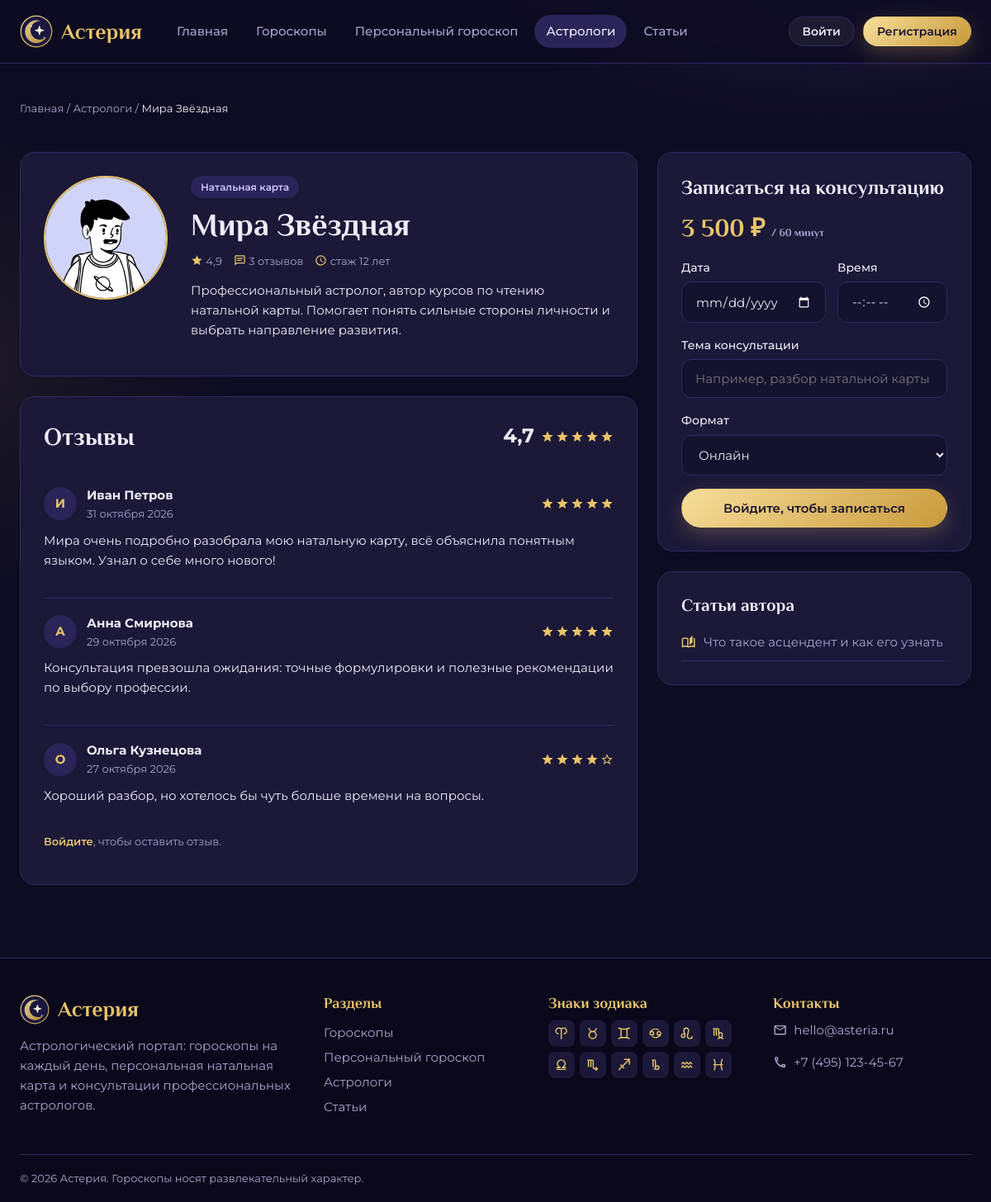
Page /astrologer.php?id=1 on the committed database.
### tables this page shows
CREATE TABLE astrologers (
  id INT AUTO_INCREMENT PRIMARY KEY,
  name VARCHAR(100) NOT NULL,
  photo VARCHAR(100) NOT NULL,
  specialization VARCHAR(100) NOT NULL,
  experience INT NOT NULL,
  price INT NOT NULL,
  rating DECIMAL(2,1) NOT NULL DEFAULT 5.0,
  about TEXT NOT NULL
);

CREATE TABLE reviews (
  id INT AUTO_INCREMENT PRIMARY KEY,
  astrologer_id INT NOT NULL,
  user_id INT NOT NULL,
  rating TINYINT NOT NULL,
  text TEXT NOT NULL,
  is_approved TINYINT(1) NOT NULL DEFAULT 0,
  created_at DATETIME NOT NULL DEFAULT CURRENT_TIMESTAMP,
  FOREIGN KEY (astrologer_id) REFERENCES astrologers(id) ON DELETE CASCADE,
  FOREIGN KEY (user_id) REFERENCES users(id) ON DELETE CASCADE
);

CREATE TABLE users (
  id INT AUTO_INCREMENT PRIMARY KEY,
  name VARCHAR(100) NOT NULL,
  email VARCHAR(150) NOT NULL UNIQUE,
  password VARCHAR(255) NOT NULL,
  birth_date DATE NULL,
  birth_time TIME NULL,
  birth_place VARCHAR(150) NULL,
  role ENUM('user','admin') NOT NULL DEFAULT 'user',
  created_at DATETIME NOT NULL DEFAULT CURRENT_TIMESTAMP
);

CREATE TABLE articles (
  id INT AUTO_INCREMENT PRIMARY KEY,
  title VARCHAR(200) NOT NULL,
  slug VARCHAR(100) NOT NULL UNIQUE,
  category VARCHAR(50) NOT NULL,
  image VARCHAR(100) NOT NULL,
  excerpt VARCHAR(300) NOT NULL,
  content TEXT NOT NULL,
  astrologer_id INT NULL,
  published_at DATE NOT NULL,
  views INT NOT NULL DEFAULT 0,
  FOREIGN KEY (astrologer_id) REFERENCES astrologers(id) ON DELETE SET NULL
);

CREATE TABLE zodiac_signs (
  id INT AUTO_INCREMENT PRIMARY KEY,
  name VARCHAR(30) NOT NULL,
  slug VARCHAR(30) NOT NULL UNIQUE,
  date_start CHAR(5) NOT NULL,
  date_end CHAR(5) NOT NULL,
  element ENUM('Огонь','Земля','Воздух','Вода') NOT NULL,
  planet VARCHAR(30) NOT NULL,
  description TEXT NOT NULL
);

### astrologer.php (the view, shortened to what this page needs)
<?php
require 'includes/db.php';
require_once 'includes/functions.php';
$id = (int)($_GET['id'] ?? 0);
$st = $pdo->prepare('SELECT * FROM astrologers WHERE id = ?');
$st->execute([$id]);
$a = $st->fetch();
$reviewErrors = [];
$book = ['date' => '', 'time' => '', 'topic' => '', 'format' => 'Онлайн'];
$rv = $pdo->prepare('SELECT r.*, u.name AS author FROM reviews r JOIN users u ON u.id = r.user_id
    WHERE r.astrologer_id = ? AND r.is_approved = 1 ORDER BY r.created_at DESC');
$rv->execute([$id]);
$reviews = $rv->fetchAll();
$avg = $reviews ? array_sum(array_column($reviews, 'rating')) / count($reviews) : 0;
$art = $pdo->prepare('SELECT * FROM articles WHERE astrologer_id = ? ORDER BY published_at DESC');
$art->execute([$id]);
$articles = $art->fetchAll();
require 'includes/header.php';
?>
<section class="page-head">
    <div class="container">
        <nav class="crumbs"><a href="<?= url('index.php') ?>">Главная</a> / <a href="<?= url('astrologers.php') ?>">Астрологи</a> / <span><?= e($a['name']) ?></span></nav>
    </div>
</section>
<section class="section pt-0">
    <div class="container profile-grid">
        <div>
            <div class="card profile-card">
                <img class="avatar avatar-lg" src="<?= url('assets/img/avatars/' . $a['photo']) ?>" alt="<?= e($a['name']) ?>">
                <div>
                    <span class="badge"><?= e($a['specialization']) ?></span>
                    <h1><?= e($a['name']) ?></h1>
                    <div class="astro-meta">
                        <span><?= icon('star') ?> <?= number_format((float)$a['rating'], 1, ',', '') ?></span>
                        <span><?= icon('message-text-outline') ?> <?= count($reviews) ?> отзывов</span>
                        <span><?= icon('clock-outline') ?> стаж <?= (int)$a['experience'] ?> лет</span>
                    </div>
                    <p><?= e($a['about']) ?></p>
                </div>
            </div>
            <div class="card" id="reviews">
                <div class="section-head">
                    <h2>Отзывы</h2>
                    <?php if ($reviews): ?><div class="avg"><strong><?= number_format($avg, 1, ',', '') ?></strong> <?= stars((int)round($avg)) ?></div><?php endif; ?>
                </div>
                <?php foreach ($reviews as $r): ?>
                    <div class="review">
                        <div class="review-head">
                            <span class="review-avatar"><?= e(mb_substr($r['author'], 0, 1)) ?></span>
                            <div><strong><?= e($r['author']) ?></strong><div class="muted small"><?= ruDate($r['created_at']) ?></div></div>
                            <?= stars((int)$r['rating']) ?>
                        </div>
                        <p><?= e($r['text']) ?></p>
                    </div>
                <?php endforeach; ?>
                <?php if (isLoggedIn()): ?>
                    <form method="post" class="review-form" novalidate>
                        <h3>Оставить отзыв</h3>
                        <?php foreach ($reviewErrors as $err): ?><div class="alert alert-danger"><?= e($err) ?></div><?php endforeach; ?>
                        <input type="hidden" name="action" value="review">
                        <div class="rating-input">
                            <?php for ($i = 5; $i >= 1; $i--): ?>
                                <input type="radio" id="r<?= $i ?>" name="rating" value="<?= $i ?>"><label for="r<?= $i ?>" title="<?= $i ?>"><?= icon('star') ?></label>
                            <?php endfor; ?>
                        </div>
                        <textarea name="text" rows="3" placeholder="Расскажите о консультации"><?= e($_POST['text'] ?? '') ?></textarea>
                        <button class="btn btn-outline" type="submit"><?= icon('send') ?>Отправить на модерацию</button>
                    </form>
                <?php else: ?>
                    <p class="muted small"><a class="link" href="<?= url('login.php') ?>">Войдите</a>, чтобы оставить отзыв.</p>
                <?php endif; ?>
            </div>
        </div>
        <aside>
            <form class="card form-card sticky" method="post" novalidate>
                <h2>Записаться на консультацию</h2>
                <div class="price-big"><?= number_format((int)$a['price'], 0, ',', ' ') ?> ₽ <span class="muted small">/ 60 минут</span></div>
                <div class="form-row">
                    <label>Дата<input type="date" name="date" min="<?= date('Y-m-d') ?>" value="<?= e($book['date']) ?>"></label>
                    <label>Время<input type="time" name="time" value="<?= e($book['time']) ?>"></label>
                </div>
                <label>Тема консультации<input type="text" name="topic" value="<?= e($book['topic']) ?>" placeholder="Например, разбор натальной карты"></label>
                <label>Формат
                    <select name="format">
                        <option <?= $book['format'] === 'Онлайн' ? 'selected' : '' ?>>Онлайн</option>
                    </select>
                </label>
                <?php if (isLoggedIn()): ?>
                    <button class="btn btn-gold btn-block" type="submit"><?= icon('calendar-check-outline') ?>Записаться</button>
                <?php else: ?>
                    <a class="btn btn-gold btn-block" href="<?= url('login.php') ?>">Войдите, чтобы записаться</a>
                <?php endif; ?>
            </form>
            <?php if ($articles): ?>
                <div class="card">
                    <h3>Статьи автора</h3>
                    <?php foreach ($articles as $ar): ?>
                        <a class="side-link" href="<?= url('article.php?slug=' . $ar['slug']) ?>"><?= icon('book-open-page-variant-outline') ?><?= e($ar['title']) ?></a>
                    <?php endforeach; ?>
                </div>
            <?php endif; ?>
        </aside>
    </div>
</section>
<?php require 'includes/footer.php'; ?>

### includes/functions.php (shortened to what this page needs)
<?php
function e($value): string
{
    return htmlspecialchars((string)$value, ENT_QUOTES, 'UTF-8');
}
function url(string $path = ''): string
{
    return BASE_URL . '/' . ltrim($path, '/');
}
function icon(string $name, string $class = 'ico'): string
{
    static $cache = [];
    if (!isset($cache[$name])) {
        $file = __DIR__ . '/../assets/img/icons/' . $name . '.svg';
        $svg = is_file($file) ? file_get_contents($file) : '';
        $svg = preg_replace('/ id="[^"]*"/', '', $svg);
        $cache[$name] = $svg;
    }
    return str_replace('<svg ', '<svg class="' . e($class) . '" aria-hidden="true" fill="currentColor" ', $cache[$name]);
}
function isLoggedIn(): bool
{
    return isset($_SESSION['user_id']);
}
function allSigns(PDO $pdo): array
{
    static $signs = null;
    if ($signs === null) {
        $signs = $pdo->query('SELECT * FROM zodiac_signs ORDER BY id')->fetchAll();
    }
    return $signs;
}
function ruDate(string $date, bool $withYear = true): string
{
    $months = ['', 'января', 'февраля', 'марта', 'апреля', 'мая', 'июня', 'июля', 'августа', 'сентября', 'октября', 'ноября', 'декабря'];
    $t = strtotime($date);
    return (int)date('j', $t) . ' ' . $months[(int)date('n', $t)] . ($withYear ? ' ' . date('Y', $t) : '');
}
function stars(int $n, int $max = 5): string
{
    $html = '<span class="stars" title="' . $n . ' из ' . $max . '">';
    for ($i = 1; $i <= $max; $i++) {
        $html .= icon($i <= $n ? 'star' : 'star-outline', 'ico ico-star');
    }
    return $html . '</span>';
}
function zodiacIcon(string $slug, string $class = 'ico'): string
{
    return icon('zodiac-' . $slug, $class);
}

### includes/footer.php (shortened to what this page needs)
</main>
<footer class="site-footer">
    <div class="container footer-grid">
        <div>
            <a class="logo" href="<?= url('index.php') ?>">
                <img src="<?= url('assets/img/logo.svg') ?>" alt="" width="36" height="36">
                <span>Астерия</span>
            </a>
            <p class="muted">Астрологический портал: гороскопы на каждый день, персональная натальная карта и консультации профессиональных астрологов.</p>
        </div>
        <div>
            <h4>Разделы</h4>
            <a href="<?= url('horoscopes.php') ?>">Гороскопы</a>
            <a href="<?= url('personal.php') ?>">Персональный гороскоп</a>
            <a href="<?= url('astrologers.php') ?>">Астрологи</a>
            <a href="<?= url('articles.php') ?>">Статьи</a>
        </div>
        <div>
            <h4>Знаки зодиака</h4>
            <div class="footer-signs">
                <?php foreach (allSigns($pdo) as $s): ?>
                    <a href="<?= url('horoscopes.php?sign=' . $s['slug']) ?>" title="<?= e($s['name']) ?>"><?= zodiacIcon($s['slug']) ?></a>
                <?php endforeach; ?>
            </div>
        </div>
        <div>
            <h4>Контакты</h4>
            <p class="muted"><?= icon('email-outline') ?> hello@asteria.ru</p>
            <p class="muted"><?= icon('phone-outline') ?> +7 (495) 123-45-67</p>
        </div>
    </div>
    <div class="container footer-bottom">© <?= date('Y') ?> Астерия. Гороскопы носят развлекательный характер.</div>
</footer>
</body>
</html>

### rows in the picture
astrologers: name "Мира Звёздная", photo (picture), specialization "Натальная карта", rating "4,9", experience "12", about "Профессиональный астролог, автор курсов по чтению натальной карты. Помогает понять сильные стороны личности и выбрать направление развития.", price "3 500"
reviews: user.name "И", user.name "Иван Петров", created_at "31 октября 2026", text "Мира очень подробно разобрала мою натальную карту, всё объяснила понятным языком. Узнал о себе много нового!"
reviews: user.name "А", user.name "Анна Смирнова", created_at "29 октября 2026", text "Консультация превзошла ожидания: точные формулировки и полезные рекомендации по выбору профессии."
reviews: user.name "О", user.name "Ольга Кузнецова", created_at "27 октября 2026", text "Хороший разбор, но хотелось бы чуть больше времени на вопросы."
articles: title "Что такое асцендент и как его узнать"

### other values in the picture
$title "Главная"
$title "Гороскопы"
$title "Персональный гороскоп"
$title "Астрологи"
$title "Статьи"
count($reviews) "3"
$avg "4,7"
